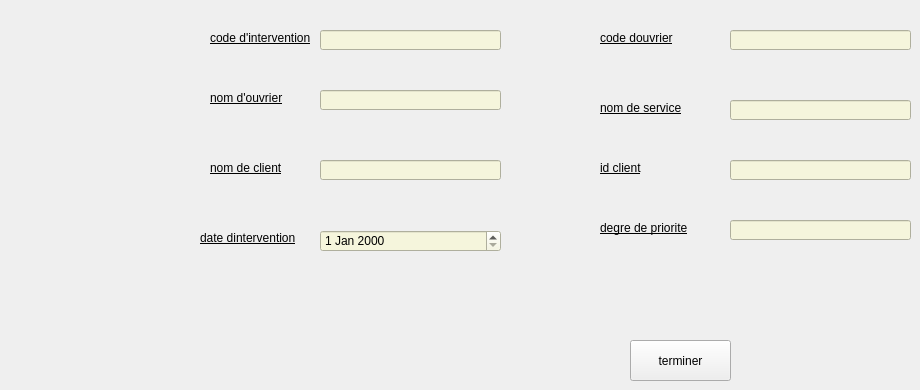
      <widget class="QWidget" name="page_35">
       <widget class="QLineEdit" name="ci_2">
        <property name="geometry">
         <rect>
          <x>320</x>
          <y>30</y>
          <width>181</width>
          <height>20</height>
         </rect>
        </property>
        <property name="styleSheet">
         <string notr="true">background-color:beige;

</string>
        </property>
       </widget>
       <widget class="QLabel" name="label_75">
        <property name="geometry">
         <rect>
          <x>210</x>
          <y>30</y>
          <width>101</width>
          <height>16</height>
         </rect>
        </property>
        <property name="styleSheet">
         <string notr="true">font: 8pt &quot;MS Shell Dlg 2&quot;;
text-decoration: underline;</string>
        </property>
        <property name="text">
         <string>code d'intervention</string>
        </property>
       </widget>
       <widget class="QLineEdit" name="nom_ouv_2">
        <property name="geometry">
         <rect>
          <x>320</x>
          <y>90</y>
          <width>181</width>
          <height>20</height>
         </rect>
        </property>
        <property name="styleSheet">
         <string notr="true">background-color:beige;</string>
        </property>
        <property name="text">
         <string/>
        </property>
       </widget>
       <widget class="QLabel" name="label_76">
        <property name="geometry">
         <rect>
          <x>210</x>
          <y>160</y>
          <width>101</width>
          <height>16</height>
         </rect>
        </property>
        <property name="styleSheet">
         <string notr="true">font: 8pt &quot;MS Shell Dlg 2&quot;;
text-decoration: underline;</string>
        </property>
        <property name="text">
         <string>nom de client</string>
        </property>
       </widget>
       <widget class="QLabel" name="label_77">
        <property name="geometry">
         <rect>
          <x>200</x>
          <y>230</y>
          <width>101</width>
          <height>16</height>
         </rect>
        </property>
        <property name="styleSheet">
         <string notr="true">font: 8pt &quot;MS Shell Dlg 2&quot;;
text-decoration: underline;</string>
        </property>
        <property name="text">
         <string>date dintervention</string>
        </property>
       </widget>
       <widget class="QLineEdit" name="nom_serv2">
        <property name="geometry">
         <rect>
          <x>730</x>
          <y>100</y>
          <width>181</width>
          <height>20</height>
         </rect>
        </property>
        <property name="styleSheet">
         <string notr="true">background-color:beige;</string>
        </property>
       </widget>
       <widget class="QLabel" name="label_78">
        <property name="geometry">
         <rect>
          <x>600</x>
          <y>160</y>
          <width>101</width>
          <height>16</height>
         </rect>
        </property>
        <property name="styleSheet">
         <string notr="true">font: 8pt &quot;MS Shell Dlg 2&quot;;
text-decoration: underline;</string>
        </property>
        <property name="text">
         <string>id client</string>
        </property>
       </widget>
       <widget class="QLabel" name="label_79">
        <property name="geometry">
         <rect>
          <x>210</x>
          <y>90</y>
          <width>101</width>
          <height>16</height>
         </rect>
        </property>
        <property name="styleSheet">
         <string notr="true">font: 8pt &quot;MS Shell Dlg 2&quot;;
text-decoration: underline;</string>
        </property>
        <property name="text">
         <string>nom d'ouvrier</string>
        </property>
       </widget>
       <widget class="QDateEdit" name="date_inter_2">
        <property name="geometry">
         <rect>
          <x>320</x>
          <y>230</y>
          <width>181</width>
          <height>22</height>
         </rect>
        </property>
        <property name="styleSheet">
         <string notr="true">background-color:beige;</string>
        </property>
       </widget>
       <widget class="QLabel" name="label_80">
        <property name="geometry">
         <rect>
          <x>600</x>
          <y>220</y>
          <width>101</width>
          <height>16</height>
         </rect>
        </property>
        <property name="styleSheet">
         <string notr="true">font: 8pt &quot;MS Shell Dlg 2&quot;;
text-decoration: underline;</string>
        </property>
        <property name="text">
         <string>degre de priorite</string>
        </property>
       </widget>
       <widget class="QLineEdit" name="nom_client_3">
        <property name="geometry">
         <rect>
          <x>320</x>
          <y>160</y>
          <width>181</width>
          <height>20</height>
         </rect>
        </property>
        <property name="styleSheet">
         <string notr="true">background-color:beige;</string>
        </property>
       </widget>
       <widget class="QLineEdit" name="deg_pri_2">
        <property name="geometry">
         <rect>
          <x>730</x>
          <y>220</y>
          <width>181</width>
          <height>20</height>
         </rect>
        </property>
        <property name="styleSheet">
         <string notr="true">background-color:beige;</string>
        </property>
       </widget>
       <widget class="QLineEdit" name="id_client_2">
        <property name="geometry">
         <rect>
          <x>730</x>
          <y>160</y>
          <width>181</width>
          <height>20</height>
         </rect>
        </property>
        <property name="styleSheet">
         <string notr="true">background-color:beige;</string>
        </property>
       </widget>
       <widget class="QPushButton" name="terminer_inter_mod">
        <property name="geometry">
         <rect>
          <x>630</x>
          <y>340</y>
          <width>101</width>
          <height>41</height>
         </rect>
        </property>
        <property name="styleSheet">
         <string notr="true">backgroun-color:tan;</string>
        </property>
        <property name="text">
         <string>terminer</string>
        </property>
       </widget>
       <widget class="QLabel" name="label_81">
        <property name="geometry">
         <rect>
          <x>600</x>
          <y>30</y>
          <width>101</width>
          <height>16</height>
         </rect>
        </property>
        <property name="styleSheet">
         <string notr="true">font: 8pt &quot;MS Shell Dlg 2&quot;;
text-decoration: underline;</string>
        </property>
        <property name="text">
         <string>code douvrier</string>
        </property>
       </widget>
       <widget class="QLineEdit" name="co_2">
        <property name="geometry">
         <rect>
          <x>730</x>
          <y>30</y>
          <width>181</width>
          <height>20</height>
         </rect>
        </property>
        <property name="styleSheet">
         <string notr="true">background-color:beige;</string>
        </property>
       </widget>
       <widget class="QLabel" name="label_82">
        <property name="geometry">
         <rect>
          <x>600</x>
          <y>100</y>
          <width>101</width>
          <height>16</height>
         </rect>
        </property>
        <property name="styleSheet">
         <string notr="true">font: 8pt &quot;MS Shell Dlg 2&quot;;
text-decoration: underline;</string>
        </property>
        <property name="text">
         <string>nom de service</string>
        </property>
       </widget>
      </widget>
